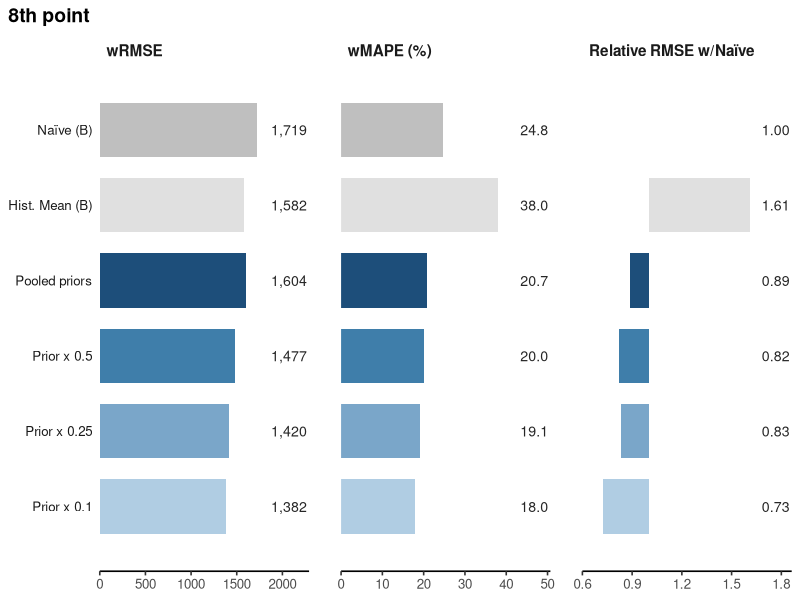
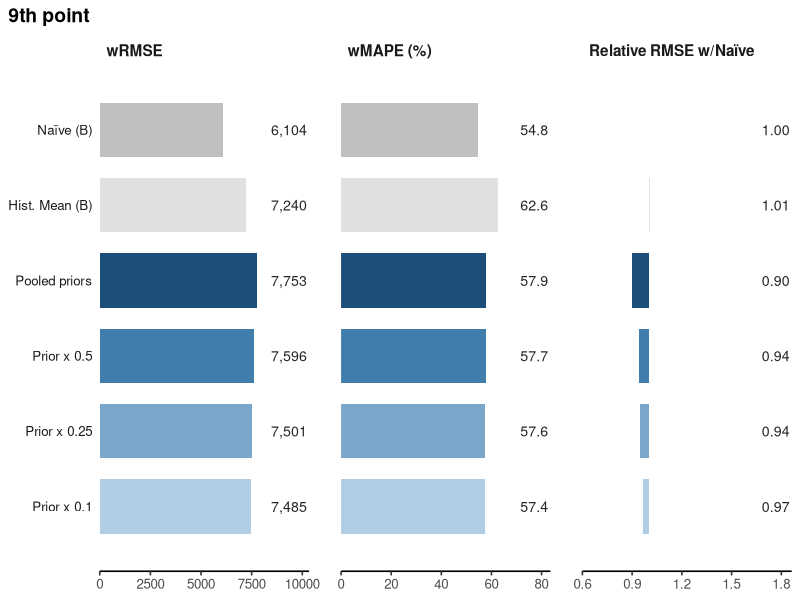

Write the R code that produced these figures, in order.
# Results by point (LLO-2): wRMSE, wMAPE (%) and Relative RMSE w/Naive
# Values and labels are copied from the presentation table; edit `dat` to update the figures.

library(ggplot2)
library(dplyr)
library(tidyr)

models <- c("Naïve (B)", "Hist. Mean (B)", "Pooled priors",
            "Prior x 0.5", "Prior x 0.25", "Prior x 0.1")

dat <- data.frame(
  point = rep(c("8th", "9th"), each = 6),
  model = rep(models, 2),
  wRMSE = c(1719.288, 1581.793, 1603.531, 1477.281, 1419.557, 1381.604,
            6103.640, 7240.093, 7752.617, 7596.234, 7501.292, 7484.671),
  wMAPE = c(24.767, 38.022, 20.722, 20.049, 19.113, 17.973,
            54.811, 62.643, 57.903, 57.701, 57.583, 57.412),
  geoP  = c(1.000, 1.611, 0.890, 0.821, 0.834, 0.727,
            1.000, 1.007, 0.902, 0.939, 0.945, 0.967)
)

panel_labels <- c(wRMSE = "wRMSE",
                  wMAPE = "wMAPE (%)",
                  geoP  = "Relative RMSE w/Naïve")

bar_cols <- setNames(c("grey75", "grey88", "#1d4e7a", "#3f7eaa", "#7aa6c9", "#b0cde3"), models)

make_plot <- function(pt, title) {
  d <- dat |>
    filter(point == pt) |>
    mutate(model = factor(model, levels = models), y = rev(seq_along(models)))

  long <- d |>
    pivot_longer(c(wRMSE, wMAPE, geoP), names_to = "metric", values_to = "value") |>
    mutate(metric = factor(metric, levels = names(panel_labels), labels = panel_labels),
           from   = ifelse(metric == panel_labels[["geoP"]], 1, 0),
           xmin   = pmin(from, value),
           xmax   = pmax(from, value),
           label  = case_when(metric == panel_labels[["wRMSE"]] ~ formatC(value, format = "f", digits = 0, big.mark = ","),
                              metric == panel_labels[["wMAPE"]] ~ sprintf("%.1f", value),
                              TRUE                              ~ sprintf("%.2f", value)))

  lim <- long |>
    group_by(metric) |>
    summarise(top = ifelse(first(metric) == panel_labels[["geoP"]], 1.85, 1.32 * max(value)),
              lo  = ifelse(first(metric) == panel_labels[["geoP"]], 0.6, 0),
              .groups = "drop")

  ggplot(long) +
    geom_blank(data = lim, aes(x = top, y = 1)) +
    geom_blank(data = lim, aes(x = lo,  y = 1)) +
    geom_rect(aes(xmin = xmin, xmax = xmax, ymin = y - 0.36, ymax = y + 0.36, fill = model)) +
    geom_text(data = left_join(long, lim, by = "metric"),
              aes(x = top, y = y, label = label), hjust = 1, size = 3.6, colour = "grey15") +
    facet_wrap(~ metric, nrow = 1, scales = "free_x") +
    scale_y_continuous(breaks = d$y, labels = as.character(d$model), expand = expansion(add = 0.5)) +
    scale_x_continuous(expand = expansion(mult = c(0, 0.01))) +
    scale_fill_manual(values = bar_cols, guide = "none") +
    labs(title = title) +
    theme_classic(base_size = 12) +
    theme(axis.title = element_blank(),
          axis.line.y = element_blank(), axis.ticks.y = element_blank(),
          axis.text.y = element_text(colour = "grey10"),
          strip.background = element_blank(),
          strip.text = element_text(face = "bold", hjust = 0, size = 11),
          panel.spacing.x = unit(1.6, "lines"),
          plot.title = element_text(face = "bold", size = 14),
          plot.title.position = "plot")
}

OUT_DIR <- "C:/Users/ecemy/OneDrive - INSEAD/Desktop/Waste prediction/Code/Draft 1/no_pooling_LLM_informed_priors/plots/presentation"
if (!dir.exists(OUT_DIR)) dir.create(OUT_DIR, recursive = TRUE)
ggsave(file.path(OUT_DIR, "results_8th_point.png"), make_plot("8th", "8th point"),
       width = 11, height = 3.6, dpi = 300, type = "cairo")
ggsave(file.path(OUT_DIR, "results_9th_point.png"), make_plot("9th", "9th point"),
       width = 11, height = 3.6, dpi = 300, type = "cairo")
